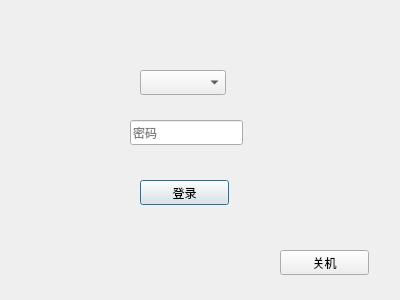
<?xml version="1.0" encoding="UTF-8"?>
<ui version="4.0">
 <class>LoginDlg</class>
 <widget class="QDialog" name="LoginDlg">
  <property name="geometry">
   <rect>
    <x>0</x>
    <y>0</y>
    <width>400</width>
    <height>300</height>
   </rect>
  </property>
  <property name="windowTitle">
   <string>Dialog</string>
  </property>
  <widget class="QPushButton" name="LoginDlg_btLogin">
   <property name="geometry">
    <rect>
     <x>140</x>
     <y>180</y>
     <width>89</width>
     <height>25</height>
    </rect>
   </property>
   <property name="text">
    <string>登录</string>
   </property>
  </widget>
  <widget class="QPushButton" name="LoginDlg_btQuit">
   <property name="geometry">
    <rect>
     <x>280</x>
     <y>250</y>
     <width>89</width>
     <height>25</height>
    </rect>
   </property>
   <property name="text">
    <string>关机</string>
   </property>
  </widget>
  <widget class="QComboBox" name="LoginDlg_cbName">
   <property name="geometry">
    <rect>
     <x>140</x>
     <y>70</y>
     <width>86</width>
     <height>25</height>
    </rect>
   </property>
  </widget>
  <widget class="QLineEdit" name="LoginDlg_txtPassword">
   <property name="geometry">
    <rect>
     <x>130</x>
     <y>120</y>
     <width>113</width>
     <height>25</height>
    </rect>
   </property>
   <property name="echoMode">
    <enum>QLineEdit::Password</enum>
   </property>
   <property name="placeholderText">
    <string>密码</string>
   </property>
  </widget>
  <widget class="QLabel" name="LoginDlg_lbBG">
   <property name="geometry">
    <rect>
     <x>210</x>
     <y>20</y>
     <width>67</width>
     <height>17</height>
    </rect>
   </property>
   <property name="text">
    <string/>
   </property>
  </widget>
  <widget class="QLabel" name="LoginDlg_lbLogo">
   <property name="geometry">
    <rect>
     <x>80</x>
     <y>20</y>
     <width>67</width>
     <height>17</height>
    </rect>
   </property>
   <property name="text">
    <string/>
   </property>
  </widget>
  <widget class="QLabel" name="LoginDlg_lbMessage">
   <property name="geometry">
    <rect>
     <x>300</x>
     <y>70</y>
     <width>67</width>
     <height>17</height>
    </rect>
   </property>
   <property name="text">
    <string/>
   </property>
  </widget>
  <zorder>LoginDlg_lbBG</zorder>
  <zorder>LoginDlg_btLogin</zorder>
  <zorder>LoginDlg_btQuit</zorder>
  <zorder>LoginDlg_cbName</zorder>
  <zorder>LoginDlg_txtPassword</zorder>
  <zorder>LoginDlg_lbLogo</zorder>
  <zorder>LoginDlg_lbMessage</zorder>
 </widget>
 <resources/>
 <connections/>
</ui>
